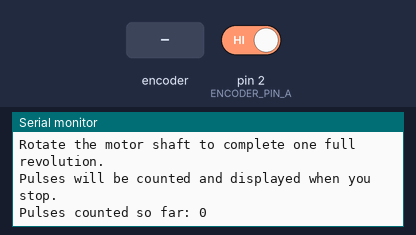
This sketch was run on a simulated Arduino Uno, built with avr-gcc and run on an emulated ATmega328P. Shown: the last lines printed to the serial monitor. The test bench sets the inputs (shaded band); at power-on: pin 2 (ENCODER_PIN_A) HIGH.

Above: at 1.2 s.
1.3 s: rotary encoder on pin 2 (ENCODER_PIN_A) / pin 3 (ENCODER_PIN_B) turned 1 step (first pin leading)
At 2.8 s:
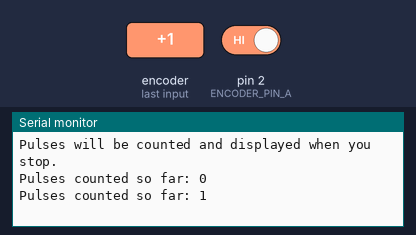
3.0 s: rotary encoder on pin 2 (ENCODER_PIN_A) / pin 3 (ENCODER_PIN_B) turned 1 step (first pin leading)
At 4.6 s:
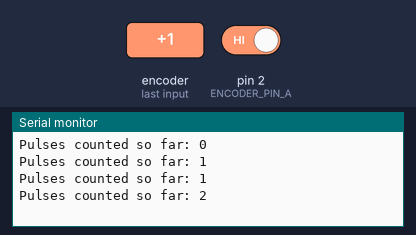
Timing chart, 0 to 6.1 s (numbered marks = the images above; inputs shaded):
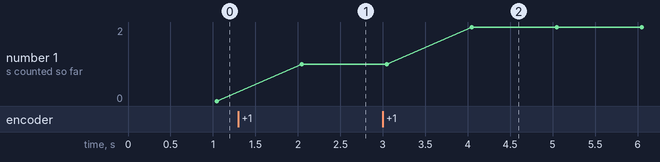

The sketch:

PPR_Finder.ino
```cpp
// Encoder pin definitions
#define ENCODER_PIN_A 2  // Pin for encoder channel A (must be an interrupt pin)
#define ENCODER_PIN_B 3  // Pin for encoder channel B (optional if only counting pulses)

volatile long pulseCount = 0;  // Variable to store pulse count

void setup() {
  // Initialize Serial Monitor for debugging
  Serial.begin(9600);

  // Set up encoder pin modes
  pinMode(ENCODER_PIN_A, INPUT_PULLUP);
  pinMode(ENCODER_PIN_B, INPUT_PULLUP);

  // Attach interrupt on pin A for counting pulses
  attachInterrupt(digitalPinToInterrupt(ENCODER_PIN_A), encoderISR, RISING);  // Trigger on rising edge

  // Inform the user
  Serial.println("Rotate the motor shaft to complete one full revolution.");
  Serial.println("Pulses will be counted and displayed when you stop.");
}

void loop() {
  // Display the pulse count every second
  delay(1000);
  noInterrupts();  // Disable interrupts while reading shared variables
  long currentPulses = pulseCount;  // Copy pulse count to local variable
  interrupts();  // Re-enable interrupts

  // Print pulse count to Serial Monitor
  Serial.print("Pulses counted so far: ");
  Serial.println(currentPulses);
}

// Interrupt Service Routine (ISR) for counting encoder pulses
void encoderISR() {
  pulseCount++;  // Increment pulse count each time an interrupt is triggered
}
```

Measured:
- after the input at 1.3 s, the serial monitor: prints a new line after 0.75 s (image 1)
- after the input at 3.0 s, the serial monitor: prints a new line after 1.0 s (image 2)
- plotted number 1: 0 → 1 after the input at 1.3 s, 1 → 2 after the input at 3.0 s
